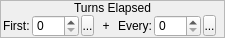
           <widget class="QWidget" name="wTurnsElapsed">
            <property name="minimumSize">
             <size>
              <width>225</width>
              <height>38</height>
             </size>
            </property>
            <property name="maximumSize">
             <size>
              <width>225</width>
              <height>38</height>
             </size>
            </property>
            <layout class="QVBoxLayout" name="verticalLayout_14">
             <property name="spacing">
              <number>3</number>
             </property>
             <property name="margin">
              <number>0</number>
             </property>
             <item>
              <widget class="QFrame" name="frame_6">
               <property name="frameShape">
                <enum>QFrame::StyledPanel</enum>
               </property>
               <property name="frameShadow">
                <enum>QFrame::Raised</enum>
               </property>
               <layout class="QVBoxLayout" name="verticalLayout_17">
                <property name="spacing">
                 <number>0</number>
                </property>
                <property name="margin">
                 <number>0</number>
                </property>
                <item>
                 <widget class="QLabel" name="label_5">
                  <property name="sizePolicy">
                   <sizepolicy hsizetype="Preferred" vsizetype="Fixed">
                    <horstretch>0</horstretch>
                    <verstretch>0</verstretch>
                   </sizepolicy>
                  </property>
                  <property name="text">
                   <string>Turns Elapsed</string>
                  </property>
                  <property name="alignment">
                   <set>Qt::AlignCenter</set>
                  </property>
                 </widget>
                </item>
                <item>
                 <widget class="QWidget" name="widget_10" native="true">
                  <layout class="QHBoxLayout" name="horizontalLayout_4">
                   <property name="spacing">
                    <number>0</number>
                   </property>
                   <property name="margin">
                    <number>0</number>
                   </property>
                   <item>
                    <widget class="QLabel" name="label_11">
                     <property name="sizePolicy">
                      <sizepolicy hsizetype="Fixed" vsizetype="Fixed">
                       <horstretch>0</horstretch>
                       <verstretch>0</verstretch>
                      </sizepolicy>
                     </property>
                     <property name="text">
                      <string>First:</string>
                     </property>
                    </widget>
                   </item>
                   <item>
                    <widget class="QSpinBox" name="sbFirstTurn">
                     <property name="sizePolicy">
                      <sizepolicy hsizetype="Fixed" vsizetype="Fixed">
                       <horstretch>0</horstretch>
                       <verstretch>0</verstretch>
                      </sizepolicy>
                     </property>
                     <property name="maximum">
                      <number>100</number>
                     </property>
                    </widget>
                   </item>
                   <item>
                    <widget class="SpinBoxSideButton" name="bFirstTurnSideButton">
                     <property name="minimumSize">
                      <size>
                       <width>13</width>
                       <height>21</height>
                      </size>
                     </property>
                     <property name="maximumSize">
                      <size>
                       <width>13</width>
                       <height>21</height>
                      </size>
                     </property>
                     <property name="text">
                      <string>...</string>
                     </property>
                     <property name="icon">
                      <iconset resource="gui_icons.qrc">
                       <normaloff>:/icons/spinBoxSideButton.png</normaloff>:/icons/spinBoxSideButton.png</iconset>
                     </property>
                    </widget>
                   </item>
                   <item>
                    <widget class="QLabel" name="label_13">
                     <property name="sizePolicy">
                      <sizepolicy hsizetype="Preferred" vsizetype="Fixed">
                       <horstretch>0</horstretch>
                       <verstretch>0</verstretch>
                      </sizepolicy>
                     </property>
                     <property name="minimumSize">
                      <size>
                       <width>20</width>
                       <height>0</height>
                      </size>
                     </property>
                     <property name="maximumSize">
                      <size>
                       <width>20</width>
                       <height>16777215</height>
                      </size>
                     </property>
                     <property name="text">
                      <string>+</string>
                     </property>
                     <property name="alignment">
                      <set>Qt::AlignCenter</set>
                     </property>
                    </widget>
                   </item>
                   <item>
                    <widget class="QLabel" name="label_12">
                     <property name="sizePolicy">
                      <sizepolicy hsizetype="Fixed" vsizetype="Fixed">
                       <horstretch>0</horstretch>
                       <verstretch>0</verstretch>
                      </sizepolicy>
                     </property>
                     <property name="text">
                      <string>Every:</string>
                     </property>
                     <property name="alignment">
                      <set>Qt::AlignRight|Qt::AlignTrailing|Qt::AlignVCenter</set>
                     </property>
                    </widget>
                   </item>
                   <item>
                    <widget class="QSpinBox" name="sbEveryTurn">
                     <property name="sizePolicy">
                      <sizepolicy hsizetype="Fixed" vsizetype="Fixed">
                       <horstretch>0</horstretch>
                       <verstretch>0</verstretch>
                      </sizepolicy>
                     </property>
                     <property name="maximum">
                      <number>100</number>
                     </property>
                    </widget>
                   </item>
                   <item>
                    <widget class="SpinBoxSideButton" name="bEveryTurnSideButton">
                     <property name="minimumSize">
                      <size>
                       <width>13</width>
                       <height>21</height>
                      </size>
                     </property>
                     <property name="maximumSize">
                      <size>
                       <width>13</width>
                       <height>21</height>
                      </size>
                     </property>
                     <property name="text">
                      <string>...</string>
                     </property>
                     <property name="icon">
                      <iconset resource="gui_icons.qrc">
                       <normaloff>:/icons/spinBoxSideButton.png</normaloff>:/icons/spinBoxSideButton.png</iconset>
                     </property>
                    </widget>
                   </item>
                  </layout>
                 </widget>
                </item>
               </layout>
              </widget>
             </item>
            </layout>
           </widget>
